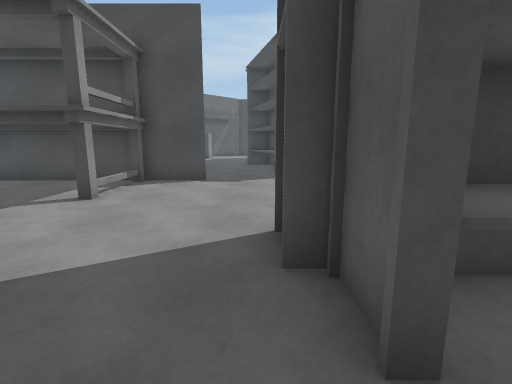
view 1 (above)

24 first-person views from a walk through a scene from a Unity 3-D project. The camera is 1.2 m above the floor, tilts 10° down and sees 85° across. Doors are open. The floor is counted in squares, 1 m on a side. Each view is taken from the middle of a square. On the plan, view 1 faces up. The plan holds only what a view shows up to about 13 squares ahead; the rest is blank. The place goes on beyond the plan. The player is left out.

view 2
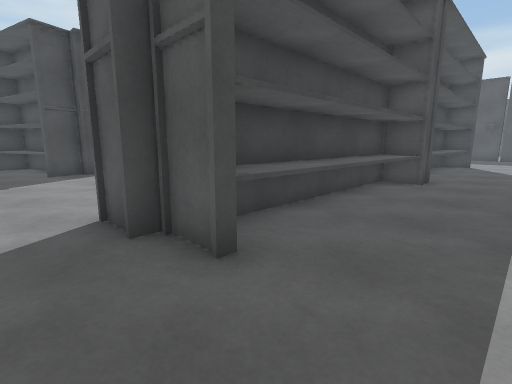

view 3
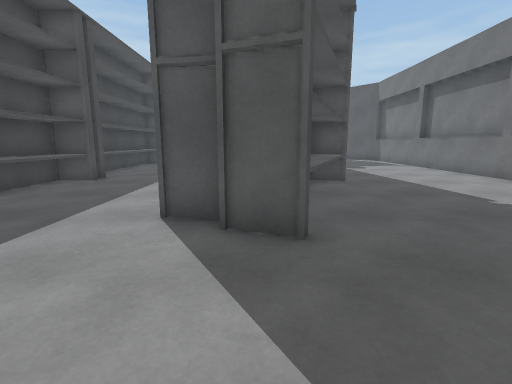

view 4
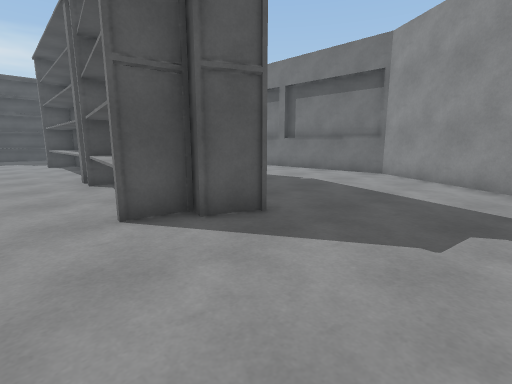

view 5
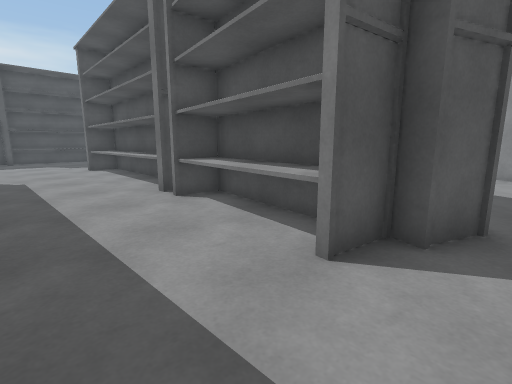

view 6
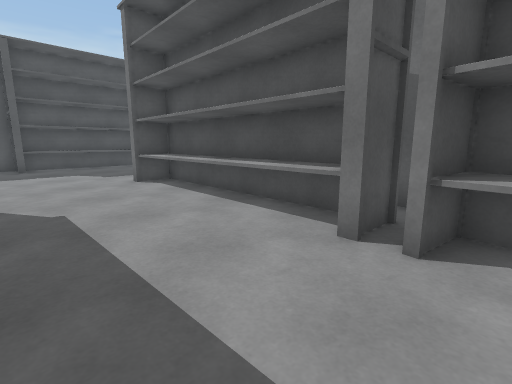

view 7
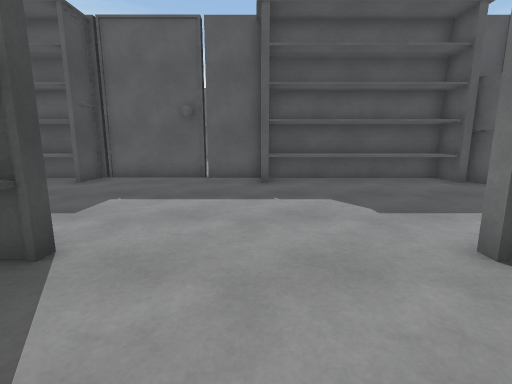

view 8
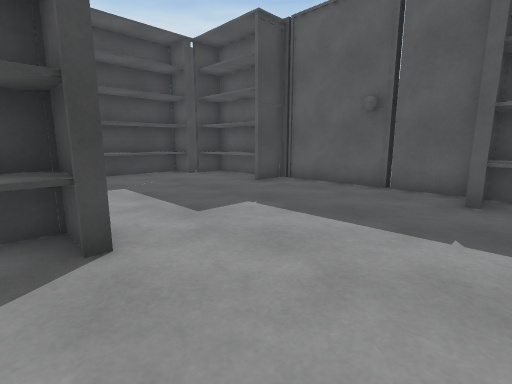

view 9
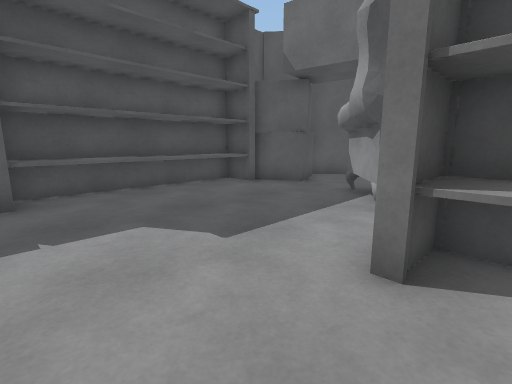

view 10
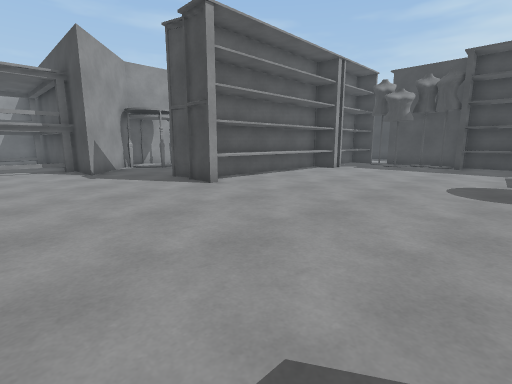

view 11
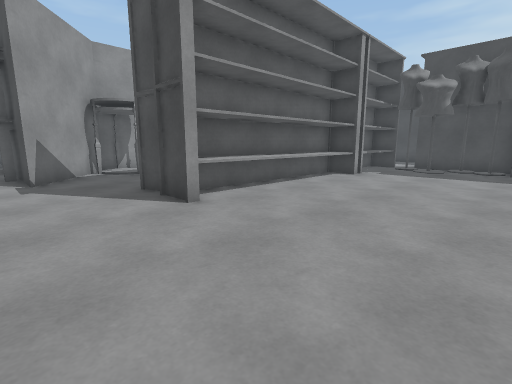

view 12
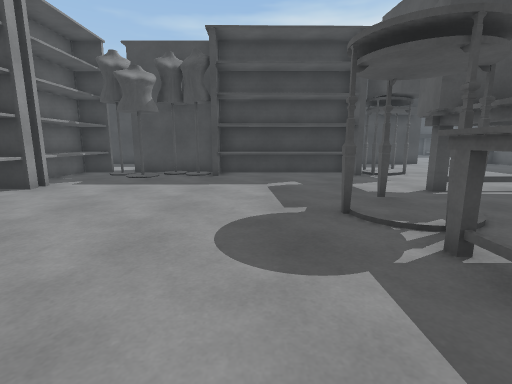

view 13
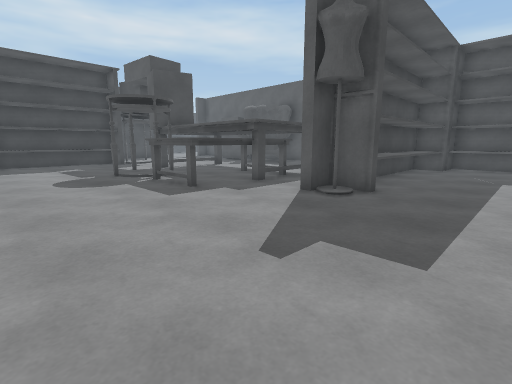

view 14
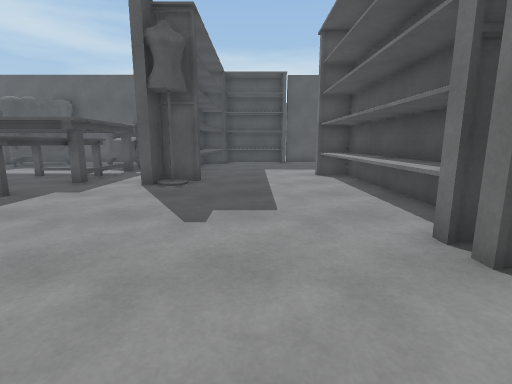

view 15
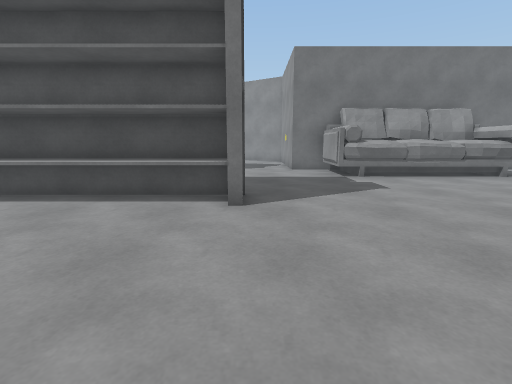

view 16
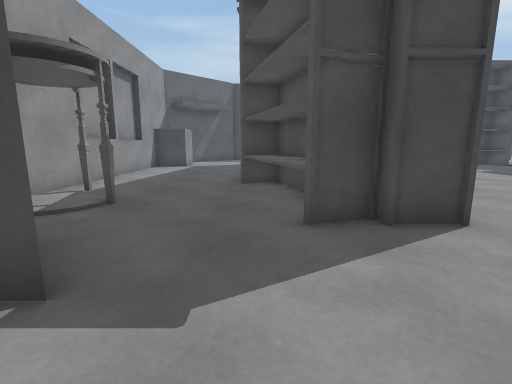

view 17
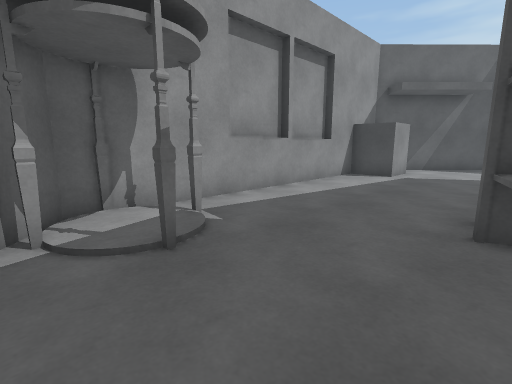

view 18
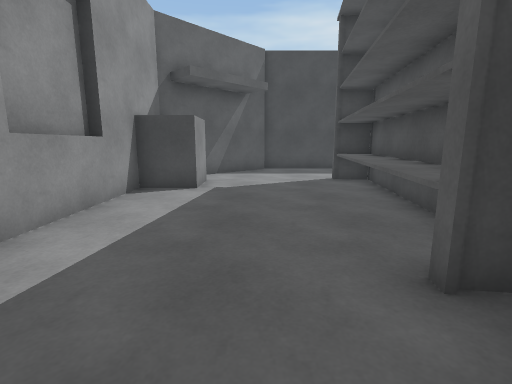

view 19
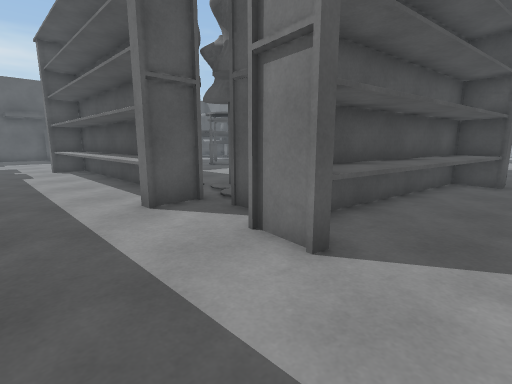

view 20
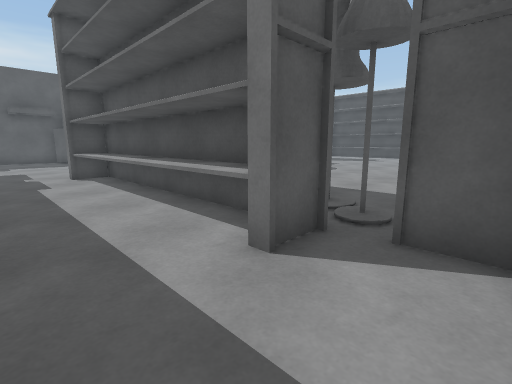

view 21
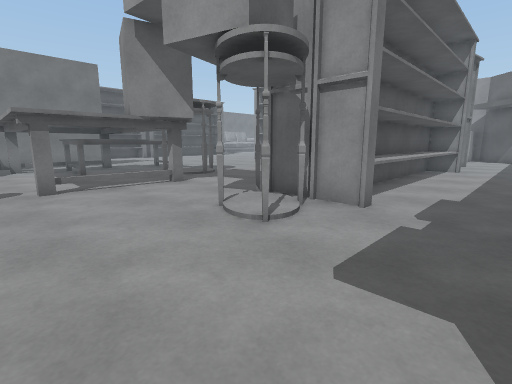

view 22
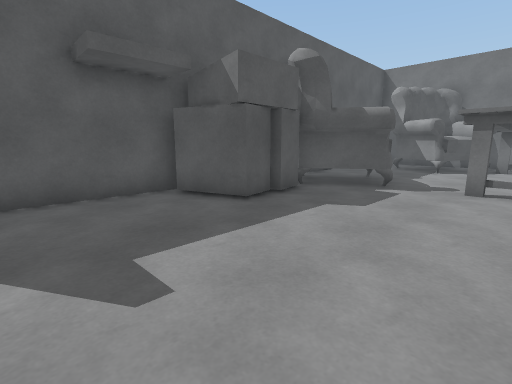

view 23
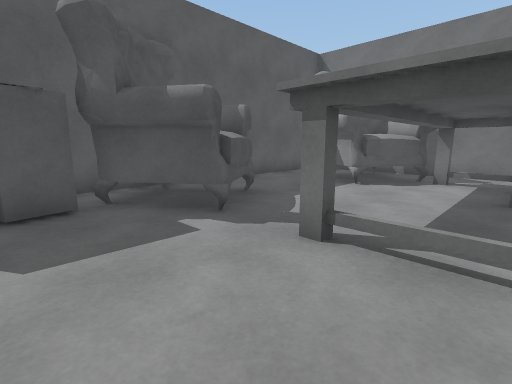

view 24
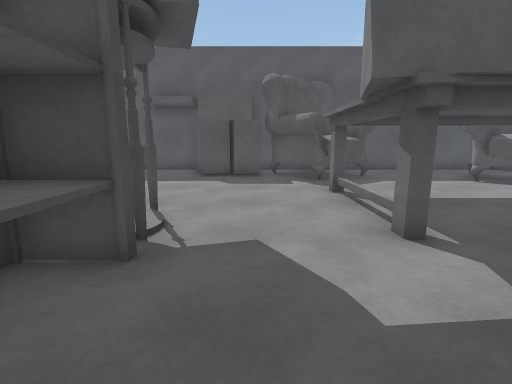

### Floor plan
Key: @ floor where view 1 was taken; # wall or solid block; x gap in a wall; . floor; = window, fence, low wall or low ledge; ^ raised ledge; T thing the floor can be seen under or through; O other object.
Columns run from 8 left of view 1 to 23 right of it. Each row starts with its distance up from view 1.
 26     ##.........................#
 25     #..........................#
 24     ........#========#.........#
 23     ^....##.##########.........#
 22    ##....^OO#.#OOOOOOO.......###
 21    #....=^OO.#..OOOOOO.......##
 20    #....=#OO................###
 19    #....=# O...............####
 18    #....^###.........TTTTT.#^  #
 17    #....^##=.........TT..T.^^# #
 16    #....###=.......#.TT..T..##.#
 15    #....OO#=........#TT..T.....#
 14    ##...OO#=.......^^^^^.T.....#
 13    #....OO#=.......^ ^^^.T.##..#
 12    #.#...O#=.......^^^^^ T^^#..#
 11    ##....O##..........^^#T#^#..#
 10     ##....................###..#
  9     ###..............###########
  8     #.................#^^^^^^#O#
  7     #.........................O#
  6    ##.........................O#
  5    ...........................O#
  4    ......=====  .======#......O#
  3   .......^^^^^  #^^^^^^##......#
  2  ........#^^^^^^# ^^^^^^#......#
  1  ........#======##======#......#
  0 ........@......................#
 -1 ^^^^^#........................O#
 -2 ^ ^ ^#........................O#
 -3 ######.....OOOOOO#=...........O#
 -4      ##....OOOOOO#^^^^^^#.....O#
 -5        ....OOOO ..#######.....O#
 -6        ......OOOO#      ##....O#
 -7        .........O        ##...O#
 -8        .............      #xx###
 -9         .............     ...#
-10        ##............      ..#
-11         ###..........       ##
-12           ###########

Positions as (right, up) in squares from view 1, and headings:
1: (0, 0), facing up
2: (-1, -1), facing up-right
3: (-1, -4), facing right
4: (-1, -1), facing down-right
5: (2, 0), facing down-right
6: (7, 0), facing down-right
7: (13, -1), facing right
8: (15, -2), facing up-right
9: (15, -1), facing down-right
10: (10, 6), facing up-left
11: (8, 8), facing up-left
12: (9, 11), facing up
13: (7, 5), facing up-right
14: (5, 6), facing right
15: (0, 9), facing down
16: (0, 7), facing up
17: (0, 11), facing up-left
18: (-2, 14), facing up
19: (-1, 26), facing down-right
20: (2, 26), facing down-right
21: (18, 26), facing down-left
22: (16, 26), facing down-right
23: (15, 21), facing down-right
24: (10, 20), facing right
